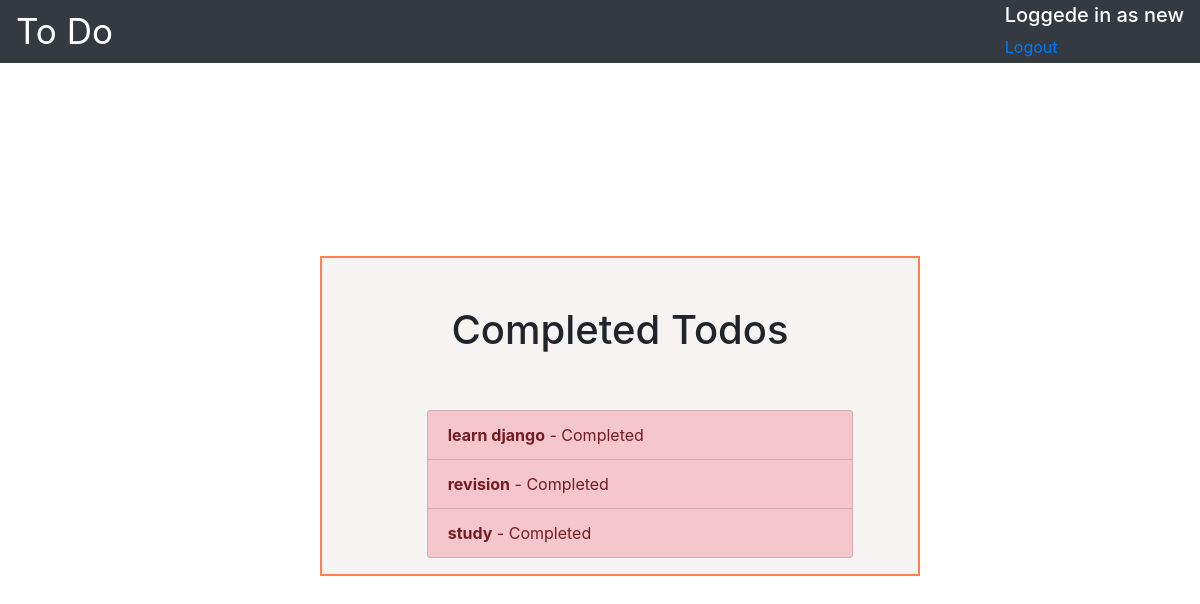
/completed_todos/ (signed in), run on an earlier commit of the app's database.
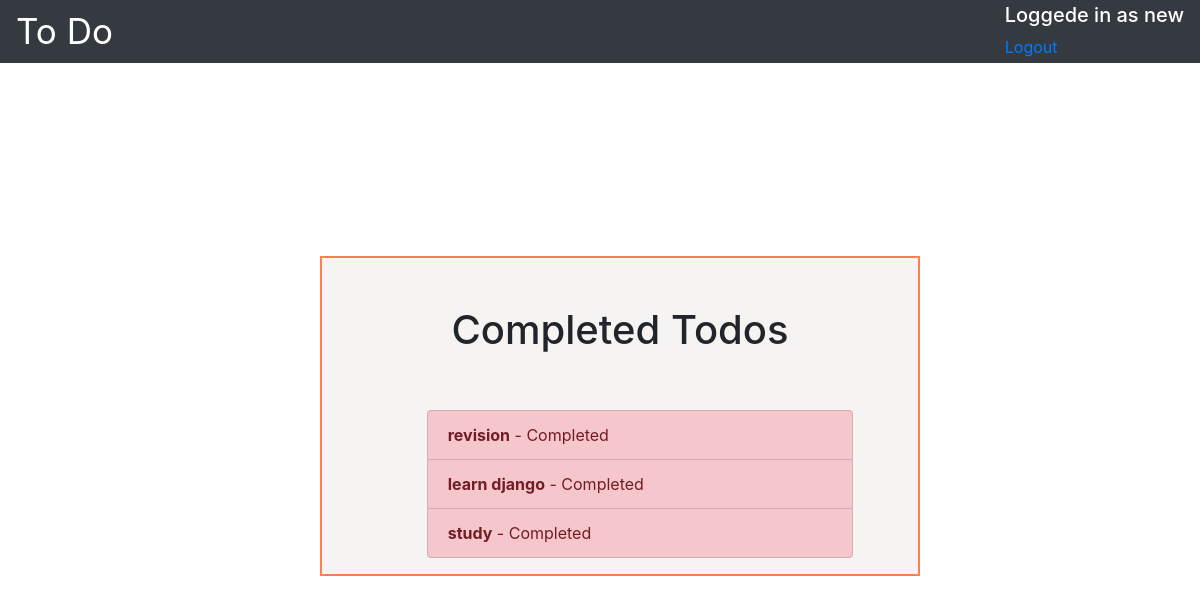
And on a later commit of the database.
### Firstpage/models.py (models this page shows, shortened)
class Todo(models.Model):
    title=models.CharField(max_length=100)
    memo=models.TextField(blank=True, max_length=1000)
    created=models.DateTimeField(auto_now_add=True)
    completed=models.DateTimeField( blank=True,null=True)
    important=models.BooleanField(default=False)
    user=models.ForeignKey(User, on_delete=models.CASCADE)

### Firstpage/views.py (the view)
# urls.py: path('completed_todos/', views.completed_todos, name='completed_todos'),
@login_required
def completed_todos(request):
    todos=Todo.objects.filter(user=request.user, completed__isnull=False).order_by('-completed')
    return render(request, 'Firstpage/completed_todos.html', {'todos':todos })

### Firstpage/Templates/Firstpage/completed_todos.html
{% extends "Firstpage/base.html" %}
{% block content %}
    <div class="row justify-content-center mt-5">
        <div class="col-md-10">
            <h1>Completed Todos</h1>
        </div>
    </div>
    <div class="row justify-content-center mt-5">
        <div class="col-md-10">
            <div class="list-group">
              <ul>
                {% for todo in todos %}
                    <li class="list-group-item list-group-item-action{% if todo.important %} list-group-item-danger{% endif %}"><b>{{ todo.title }}</b> - Completed {{ todo.datecompleted|date:'M j Y H:i' }}</li>
                {% endfor %}
                </ul>
            </div>
        </div>
    </div>
{% endblock %}

What changed in the data, as far as the page shows it:
changed Todo "revision": moves up the list
